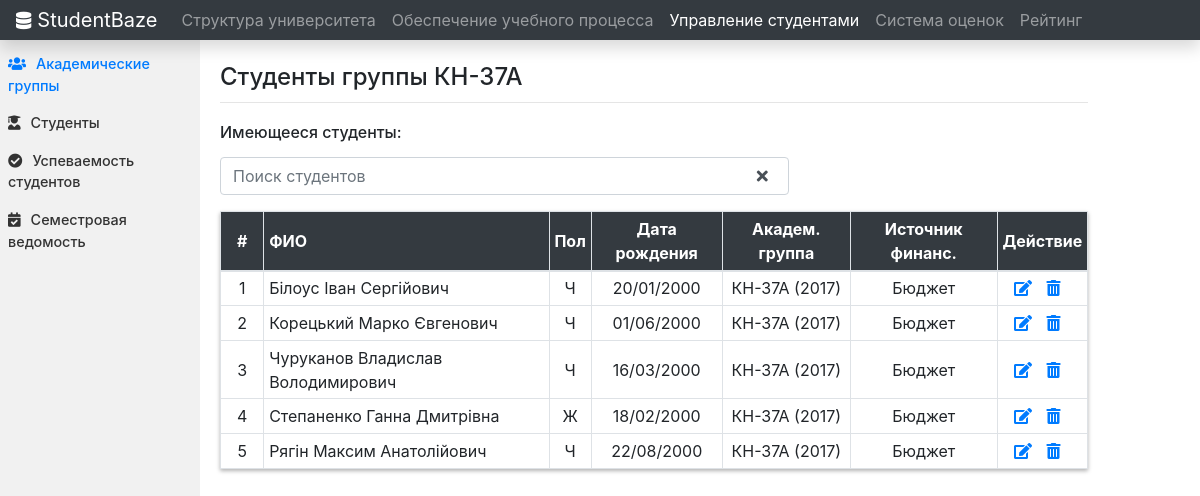
The app's page /student_management/groups/group_1_students/ with its own data.
### student_management/models.py (models this page shows, shortened)
class Groups(models.Model):
    YEAR_CHOICES = []
    for r in range(2014, (datetime.datetime.now().year+1)):
        YEAR_CHOICES.append((r,r))
    name = models.CharField(max_length=100)
    start_year = models.IntegerField(('year'), choices=YEAR_CHOICES, default=datetime.datetime.now().year)
    educational_program = models.ForeignKey(EducationalPrograms, on_delete=models.CASCADE)
    syllabus = models.ForeignKey(Syllabuses, on_delete=models.CASCADE)
    department = models.ForeignKey(Departments, on_delete=models.CASCADE)
    def __str__(self):
        return str(self.name) + " (" + str(self.start_year) + ")"

class Students(models.Model):
    first_name = models.CharField(max_length=100)
    middle_name = models.CharField(max_length=100, null=True)
    last_name = models.CharField(max_length=100)
    sex = models.ForeignKey(Sex, on_delete=models.SET_NULL, null=True)
    date_of_birdth = models.DateField(null=True)
    group = models.ForeignKey(Groups, on_delete=models.CASCADE)
    finance_source = models.ForeignKey(FinanceSources, on_delete=models.CASCADE)

class Sex(models.Model):
    name = models.CharField(max_length=100)
    short_name = models.CharField(max_length=1, default='h')
    def __str__(self):
        return self.name

class FinanceSources(models.Model):
    name = models.CharField(max_length=100)
    def __str__(self):
        return self.name

### student_management/views.py (the view)
# urls.py: path('groups/group_<int:group_id>_students/', GroupsView.group_students, name = 'group-students'),
    def group_students(request, group_id):
        template = 'student_management/group_students.html'
        context= {'students': Students.objects.filter(group_id = group_id),
                    'group' : Groups.objects.filter(id = group_id).get(),}
        return render(request, template, context)

### student_management/templates/student_management/group_students.html (shortened to what this page needs)
{% extends "home/base.html" %}
{% block navitems %}
<li class="nav-item">
  <a class="nav-link" href="{% url 'facinst-start-redirect' %}" id="nav-link-1">Структура университета</a>
</li>
<li class="nav-item">
  <a class="nav-link" href="{% url 'eduplanning-start-redirect' %}" id="nav-link-2">Обеспечение учебного процесса</a>
</li>
<li class="nav-item">
  <a class="nav-link active" href="{% url 'groups' %}">Управление студентами</a>
</li>
<li class="nav-item">
  <a class="nav-link" href="{% url 'marks-system-start-redirect' %}">Система оценок</a>
</li>
<li class="nav-item">
  <a class="nav-link" href="{% url 'rating-start-redirect' %}">Рейтинг</a>
</li>
{% endblock %}
{% block content %} {% load crispy_forms_tags %}
<div class="container-fluid">
  <div class="row">
    <div class="col-md-2 sidebar">
      <div class="sideBarContent">
        <a class="active" href="{% url 'groups' %}"><i class="fas fa-users icon"></i>Академические группы</a>
        <a href="{% url 'students' %}"><i class="fas fa-user-graduate icon"></i>Студенты</a>
        <a href="{% url 'academic-performance' %}"><i class="fas fa-check-circle icon"></i>Успеваемость студентов</a>
        <a href="{% url 'semester-group-report' %}"><i class="fas fa-calendar-check icon"></i>Семестровая ведомость</a>
      </div>
    </div>
    <div class="col-md-9 content">
      <h4>Студенты группы {{ group.name }}</h4>
      <hr style="margin: 10px 0px 20px;">
      <h6 style=" margin: 10px 0px 15px;">Имеющееся студенты:</h6>
      <div class="row">
        <div class="col-md-8">
          <form id="search_form" searched_results="#">
            <div class="form-group">
              <input type="text" id="input_students" class="form-control" onkeyup="students_search()" placeholder="Поиск студентов">
            </div>
          </form>
        </div>
        <a role="button" class="btn btn-link clearSearchCross" href="#!" onclick="clearSearchField()"><i class="fas fa-times"></i></a>
      </div>
      <table id="students_table" class="table table-sm table-bordered">
        <thead class="mythead">
          <tr>
            <th width="5%" class="text-center" scope="col">#</th>
            <th scope="col">ФИО</th>
            <th class="text-center" scope="col">Пол</th>
            <th class="text-center" scope="col">Дата рождения</th>
            <th class="text-center" scope="col">Академ. группа</th>
            <th class="text-center" scope="col">Источник финанс.</th>
            <th width="10%" class="text-center" scope="col">Действие</th>
          </tr>
        </thead>
        <tbody>
          {% for student in students%}
          <tr>
            <td align="center">{{ forloop.counter }}</td>
            <td>{{ student.last_name }} {{ student.first_name }} {{ student.middle_name }}</td>
            <td align="center">{{ student.sex.short_name }}</td>
            <td align="center">{{ student.date_of_birdth|date:"d/m/Y" }}</td>
            <td align="center">{{ student.group }}</td>
            <td align="center">{{ student.finance_source }}</td>
            <td width="8%" align="center">
              <a class="" href="/student_management/groups/group_{{ group.id }}_students/edit{{ student.id }}"><i class="fas fa-edit icon"></i></a>
              <a class="" href="#" data-toggle="modal" data-target="#modalDelete{{ student.id }}"><i class="fas fa-trash-alt icon"></i></a>
            </td>
          </tr>
          {% endfor %}
        </tbody>
      </table>
    </div>
  </div>
</div>
{% endblock content %}

### home/static/home/main.css (style rules this page uses)
.sidebar { margin: 0; padding: 0; width: 300px; background-color: #f1f1f1; position: fixed; height: 100%; overflow: auto; font-size: .900rem; }
.sideBarContent { margin-top: 5px; }
.sidebar a { display: block; color: #333; padding: 8px; text-decoration: none; font-weight: 500; }
.sidebar a.active { color: #007bff; }
.icon { margin-right: 10px; }
@media screen and (min-width: 1025px) { div.content { margin-top: 22px; margin-left: 17%; padding: 1px 16px; height: 1000px; } }
@media screen and (min-width: 1025px) { .clearSearchCross { position: relative; right: 60px; color: #495057; } }
.mythead { color: white; background-color: #343a40 !important; }
.table thead th { vertical-align: middle; }
.table td { vertical-align: middle; }
table { box-shadow:0px 2px 4px rgba(0, 0, 0, 0.3); }

### records on screen
Groups: name "КН-37А"
Students: last_name "Білоус", first_name "Іван", middle_name "Сергійович", sex.short_name "Ч", date_of_birdth "20/01/2000", group "КН-37А (2017)", finance_source "Бюджет"
Students: last_name "Корецький", first_name "Марко", middle_name "Євгенович", sex.short_name "Ч", date_of_birdth "01/06/2000", group "КН-37А (2017)", finance_source "Бюджет"
Students: last_name "Чуруканов", first_name "Владислав", middle_name "Володимирович", sex.short_name "Ч", date_of_birdth "16/03/2000", group "КН-37А (2017)", finance_source "Бюджет"
Students: last_name "Степаненко", first_name "Ганна", middle_name "Дмитрівна", sex.short_name "Ж", date_of_birdth "18/02/2000", group "КН-37А (2017)", finance_source "Бюджет"
Students: last_name "Рягін", first_name "Максим", middle_name "Анатолійович", sex.short_name "Ч", date_of_birdth "22/08/2000", group "КН-37А (2017)", finance_source "Бюджет"
